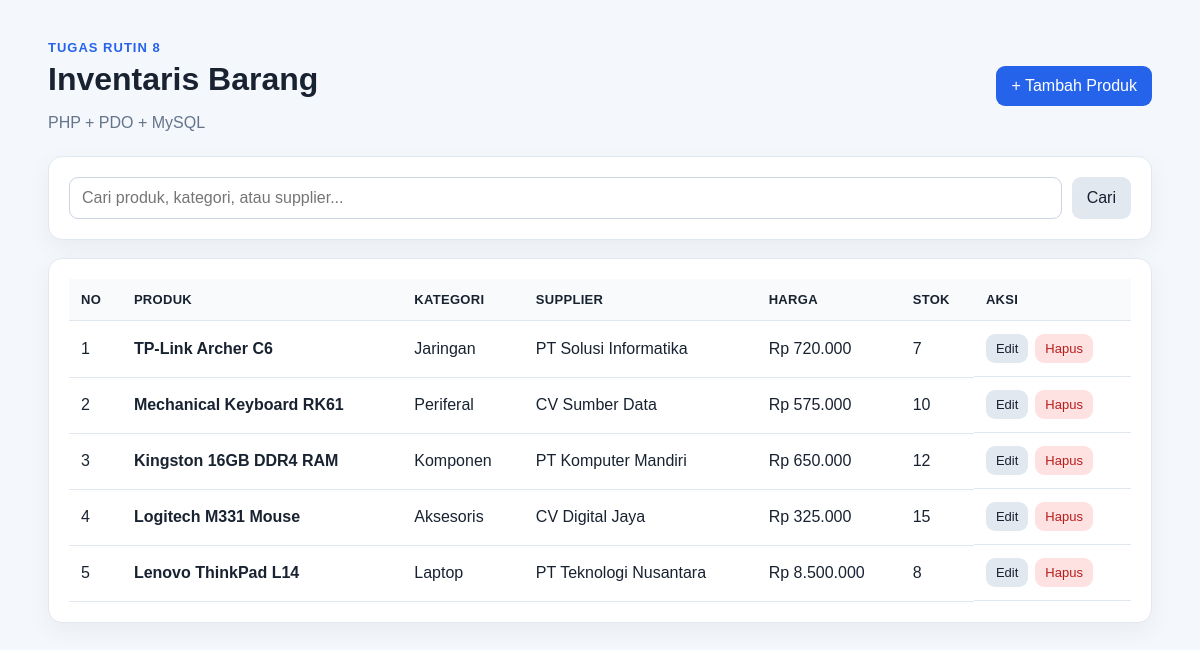
The page / on the database its author committed.
### tables this page shows
CREATE TABLE products (
    id INT AUTO_INCREMENT PRIMARY KEY,
    name VARCHAR(150) NOT NULL,
    category_id INT NOT NULL,
    supplier_id INT NOT NULL,
    price DECIMAL(12,2) NOT NULL,
    stock INT NOT NULL DEFAULT 0,
    CONSTRAINT fk_products_category
        FOREIGN KEY (category_id) REFERENCES categories(id)
        ON UPDATE CASCADE ON DELETE RESTRICT,
    CONSTRAINT fk_products_supplier
        FOREIGN KEY (supplier_id) REFERENCES suppliers(id)
        ON UPDATE CASCADE ON DELETE RESTRICT
);

CREATE TABLE categories (
    id INT AUTO_INCREMENT PRIMARY KEY,
    name VARCHAR(100) NOT NULL
);

CREATE TABLE suppliers (
    id INT AUTO_INCREMENT PRIMARY KEY,
    name VARCHAR(100) NOT NULL,
    phone VARCHAR(20)
);

### index.php (the view, shortened to what this page needs)
<?php
$pdo = Database::getInstance()->getConnection();
$search = trim($_GET['search'] ?? '');
if ($search !== '') {
    $stmt = $pdo->prepare(
        "SELECT p.id, p.name, p.price, p.stock,
                c.name AS category_name,
                s.name AS supplier_name
         FROM products p
         JOIN categories c ON p.category_id = c.id
         JOIN suppliers s ON p.supplier_id = s.id
         WHERE p.name LIKE :search
            OR c.name LIKE :search
            OR s.name LIKE :search
         ORDER BY p.id DESC"
    );
    $stmt->execute(['search' => "%{$search}%"]);
} else {
    $stmt = $pdo->prepare(
        "SELECT p.id, p.name, p.price, p.stock,
                c.name AS category_name,
                s.name AS supplier_name
         FROM products p
         JOIN categories c ON p.category_id = c.id
         JOIN suppliers s ON p.supplier_id = s.id
         ORDER BY p.id DESC"
    );
    $stmt->execute();
}
$products = $stmt->fetchAll();
function e(string $value): string
{
    return htmlspecialchars($value, ENT_QUOTES, 'UTF-8');
}
?>
<!DOCTYPE html>
<html lang="id">
<head>
    <link rel="stylesheet" href="assets/style.css">
</head>
<body>
<div class="container">
    <header class="header">
        <div>
            <p class="eyebrow">Tugas Rutin 8</p>
            <h1>Inventaris Barang</h1>
            <p class="muted">PHP + PDO + MySQL</p>
        </div>
        <a class="btn primary" href="create.php">+ Tambah Produk</a>
    </header>
    <section class="card">
        <form class="search" method="get">
            <input type="text" name="search" placeholder="Cari produk, kategori, atau supplier..."
                   value="<?= e($search) ?>">
            <button class="btn" type="submit">Cari</button>
        </form>
    </section>
    <section class="card">
        <div class="table-wrap">
            <table>
                <thead>
                <tr>
                    <th>No</th>
                    <th>Produk</th>
                    <th>Kategori</th>
                    <th>Supplier</th>
                    <th>Harga</th>
                    <th>Stok</th>
                    <th>Aksi</th>
                </tr>
                </thead>
                <tbody>
                <?php if (!$products): ?>
                    <tr>
                        <td colspan="7" class="empty">Data tidak ditemukan.</td>
                    </tr>
                <?php else: ?>
                    <?php foreach ($products as $i => $product): ?>
                        <tr>
                            <td><?= $i + 1 ?></td>
                            <td><strong><?= e($product['name']) ?></strong></td>
                            <td><?= e($product['category_name']) ?></td>
                            <td><?= e($product['supplier_name']) ?></td>
                            <td>Rp <?= number_format((float)$product['price'], 0, ',', '.') ?></td>
                            <td><?= (int)$product['stock'] ?></td>
                            <td class="actions">
                                <a class="btn small" href="edit.php?id=<?= (int)$product['id'] ?>">Edit</a>
                                <a class="btn small danger" href="delete.php?id=<?= (int)$product['id'] ?>"
                                   onclick="return confirm('Yakin ingin menghapus produk ini?')">Hapus</a>
                            </td>
                        </tr>
                    <?php endforeach; ?>
                <?php endif; ?>
                </tbody>
            </table>
        </div>
    </section>
</div>
</body>
</html>

### assets/style.css (style rules this page uses)
* { box-sizing: border-box; }
body { margin: 0; font-family: Arial, Helvetica, sans-serif; background: #f4f7fb; color: #182230; }
.container { width: min(1180px, 92%); margin: 40px auto; }
.header { display: flex; align-items: center; justify-content: space-between; gap: 20px; margin-bottom: 24px; }
.eyebrow { margin: 0 0 6px; font-size: 13px; font-weight: 700; color: #2563eb; text-transform: uppercase; letter-spacing: 1px; }
h1 { margin: 0; font-size: 32px; }
.muted { color: #64748b; margin-bottom: 0; }
.card { background: #fff; border: 1px solid #e2e8f0; border-radius: 14px; padding: 20px; margin-bottom: 18px; box-shadow: 0 8px 25px rgba(15, 23, 42, 0.05); }
.search { display: flex; gap: 10px; }
.search input { flex: 1; }
input, select { width: 100%; padding: 11px 12px; border: 1px solid #cbd5e1; border-radius: 9px; font: inherit; background: #fff; }
.btn { display: inline-block; border: 0; border-radius: 9px; padding: 11px 15px; background: #e2e8f0; color: #172033; text-decoration: none; cursor: pointer; font: inherit; white-space: nowrap; }
.btn.primary { background: #2563eb; color: #fff; }
.btn.danger { background: #fee2e2; color: #b91c1c; }
.btn.small { padding: 7px 10px; font-size: 13px; }
.table-wrap { overflow-x: auto; }
table { width: 100%; border-collapse: collapse; }
th, td { padding: 13px 12px; border-bottom: 1px solid #e2e8f0; text-align: left; }
th { background: #f8fafc; font-size: 13px; text-transform: uppercase; letter-spacing: .3px; }
.actions { display: flex; gap: 7px; }

### rows shown on the page
products: name "TP-Link Archer C6", category.name "Jaringan", supplier.name "PT Solusi Informatika", price "720.000", stock "7"
products: name "Mechanical Keyboard RK61", category.name "Periferal", supplier.name "CV Sumber Data", price "575.000", stock "10"
products: name "Kingston 16GB DDR4 RAM", category.name "Komponen", supplier.name "PT Komputer Mandiri", price "650.000", stock "12"
products: name "Logitech M331 Mouse", category.name "Aksesoris", supplier.name "CV Digital Jaya", price "325.000", stock "15"
products: name "Lenovo ThinkPad L14", category.name "Laptop", supplier.name "PT Teknologi Nusantara", price "8.500.000", stock "8"
